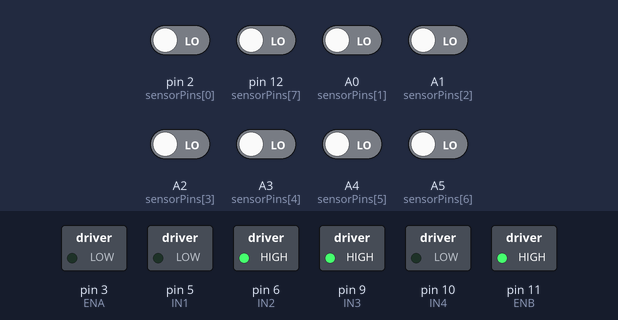
A sketch run on a simulated Arduino Uno, built with avr-gcc and run on an emulated ATmega328P. On the bench: switched loads named in the sketch (green lamp = pin HIGH). The inputs (shaded band) are chosen by the test bench; at power-on: A0 (sensorPins[1]), A1 (sensorPins[2]), A2 (sensorPins[3]), A3 (sensorPins[4]), A4 (sensorPins[5]), A5 (sensorPins[6]), pin 2 (sensorPins[0]), pin 12 (sensorPins[7]) LOW.

Above: at 0.1 s.
Timing chart, 0 to 1.6 s (numbered marks = the images above):
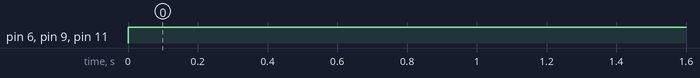

The sketch:

Linefollower.ino
```cpp
// Motor control pins
#define ENA 3
#define IN1 5
#define IN2 6
#define IN3 9
#define IN4 10
#define ENB 11

// Sensor pins
#define NUM_SENSORS 8
int sensorPins[NUM_SENSORS] = {2, A0, A1, A2, A3, A4, A5, 12};

// PID parameters
float Kp = 30.0;  // Proportional gain
float Ki = 0.0;   // Integral gain (start with 0)
float Kd = 10.0;  // Derivative gain

int baseSpeed = 120;  // Base speed (0-255)
float lastError = 0;
float integral = 0;

void setup() {
    Serial.begin(9600);

    // Set motor control pins as outputs
    pinMode(IN1, OUTPUT);
    pinMode(IN2, OUTPUT);
    pinMode(IN3, OUTPUT);
    pinMode(IN4, OUTPUT);
    pinMode(ENA, OUTPUT);
    pinMode(ENB, OUTPUT);

    // Set sensor pins as inputs
    for (int i = 0; i < NUM_SENSORS; i++) {
        pinMode(sensorPins[i], INPUT);
    }
}

void loop() {
    int sensorValues[NUM_SENSORS];
    int position = 0;
    int sum = 0;
    int activeSensors = 0;

    // Read sensor values
    for (int i = 0; i < NUM_SENSORS; i++) {
        sensorValues[i] = digitalRead(sensorPins[i]);
        if (sensorValues[i] == 0) { // Line detected (black)
            position += i * 100;  // Assign weights (0, 100, 200... 700)
            sum += 100;
            activeSensors++;
        }
    }

    // Calculate error
    float error;
    if (activeSensors > 0) {
        error = (position / (float)sum) - 350.0;  // Center at 350 (midpoint of 0-700 scale)
    } else {
        error = lastError; // No line detected, use last error
    }

    // PID calculations
    integral += error;
    float derivative = error - lastError;
    float correction = (Kp * error) + (Ki * integral) + (Kd * derivative);

    lastError = error;

    // Adjust motor speeds
    int leftSpeed = constrain(baseSpeed + correction, 0, 255);
    int rightSpeed = constrain(baseSpeed - correction, 0, 255);

    moveMotors(leftSpeed, rightSpeed);
}

void moveMotors(int leftSpeed, int rightSpeed) {
    if (leftSpeed > 0) {
        digitalWrite(IN1, HIGH);
        digitalWrite(IN2, LOW);
    } else {
        digitalWrite(IN1, LOW);
        digitalWrite(IN2, HIGH);
    }

    if (rightSpeed > 0) {
        digitalWrite(IN3, HIGH);
        digitalWrite(IN4, LOW);
    } else {
        digitalWrite(IN3, LOW);
        digitalWrite(IN4, HIGH);
    }

    analogWrite(ENA, abs(leftSpeed));
    analogWrite(ENB, abs(rightSpeed));
}
```

Measured:
- by itself, pin 6 (IN2), pin 9 (IN3), pin 11 (ENB): LOW → HIGH at 0.00 s
